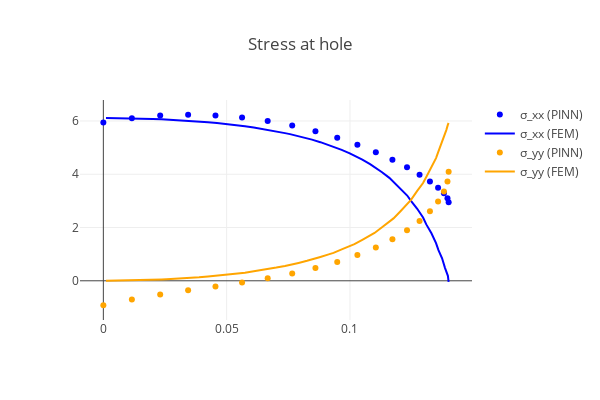

Source (notebook cell):
### Markdown cell above
## Visualization of results

### Code cell
val_rad_x = 0.14
val_plate = Plate(val_rad_x, N, M) 
data_input, data_output, data_hole = val_plate.load_reference_data()
val_collo, val_top, val_right, val_left, val_bottom, val_hole = val_plate.generate_dataset()

stress_hole = torch.vmap(sigma)(val_hole[:,:-2])
data_hole = np.loadtxt(f"data/hole_Rx={Rx}.csv", delimiter=",")
data_hole = data_hole[data_hole[:, 0].argsort()]

with torch.no_grad():
    fig = go.Figure()
    m1 = dict(color="blue")
    m2 = dict(color="orange")
    fig.add_trace(
        go.Scatter(
            x=hole[:, 0],
            y=stress_hole[:, 0, 0],
            marker=m1,
            mode="markers",
            name="σ_xx (PINN)",
        )
    )
    fig.add_trace(
        go.Scatter(
            x=data_hole[:, 0],
            y=data_hole[:, 2],
            marker=m1,
            mode="lines",
            name="σ_xx (FEM)",
        )
    )
    fig.add_trace(
        go.Scatter(
            x=hole[:, 0],
            y=stress_hole[:, 1, 1],
            marker=m2,
            mode="markers",
            name="σ_yy (PINN)",
        )
    )
    fig.add_trace(
        go.Scatter(
            x=data_hole[:, 0],
            y=data_hole[:, 3],
            marker=m2,
            mode="lines",
            name="σ_yy (FEM)",
        )
    )
    fig.update_layout(
        template="none", width=600, height=400, title="Stress at hole", showlegend=True
    )
    fig.show()
